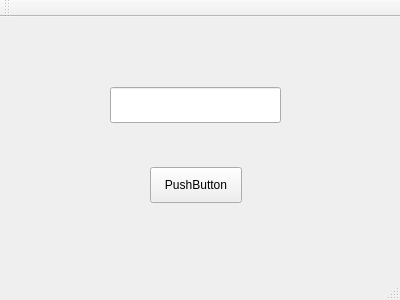
<?xml version="1.0" encoding="UTF-8"?>
<ui version="4.0">
 <class>LoginScreen</class>
 <widget class="QMainWindow" name="LoginScreen">
  <property name="geometry">
   <rect>
    <x>0</x>
    <y>0</y>
    <width>400</width>
    <height>300</height>
   </rect>
  </property>
  <property name="windowTitle">
   <string>LoginScreen</string>
  </property>
  <widget class="QWidget" name="centralWidget">
   <widget class="QPushButton" name="connectButton">
    <property name="geometry">
     <rect>
      <x>150</x>
      <y>150</y>
      <width>92</width>
      <height>36</height>
     </rect>
    </property>
    <property name="text">
     <string>PushButton</string>
    </property>
   </widget>
   <widget class="QLineEdit" name="usernameTextbox">
    <property name="geometry">
     <rect>
      <x>110</x>
      <y>70</y>
      <width>171</width>
      <height>36</height>
     </rect>
    </property>
    <property name="text">
     <string/>
    </property>
   </widget>
  </widget>
  <widget class="QMenuBar" name="menuBar">
   <property name="geometry">
    <rect>
     <x>0</x>
     <y>0</y>
     <width>400</width>
     <height>28</height>
    </rect>
   </property>
  </widget>
  <widget class="QToolBar" name="mainToolBar">
   <attribute name="toolBarArea">
    <enum>TopToolBarArea</enum>
   </attribute>
   <attribute name="toolBarBreak">
    <bool>false</bool>
   </attribute>
  </widget>
  <widget class="QStatusBar" name="statusBar"/>
 </widget>
 <layoutdefault spacing="6" margin="11"/>
 <resources/>
 <connections/>
</ui>
